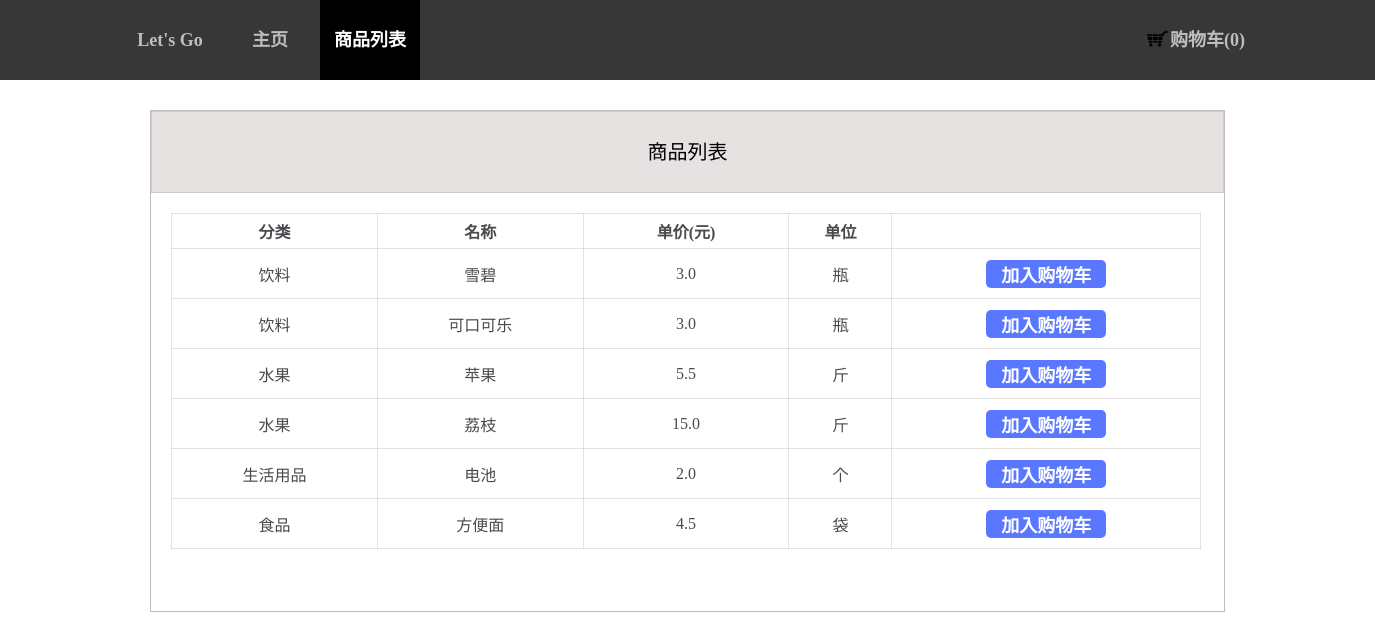
Screenshot of /shopping_list/ with the database file from the repository.
### blog/models.py (models this page shows, shortened)
class Goods(models.Model):
    type = models.CharField(max_length=200)
    name = models.CharField(max_length=200)
    price = models.FloatField(default='')
    unit = models.CharField(max_length=200)

### blog/views.py (the view)
# urls.py: url(r'^shopping_list/$',views.shopping_list ,name='shopping_list')
def shopping_list(request):
    goods = Goods.objects.all()
    return render(request, 'blog/shopping_list.html', {'goods': goods})

### blog/templates/blog/shopping_list.html
{% extends 'blog/list.html' %}
{% load staticfiles %}
{% block css %}
    <link rel="stylesheet" href="{% static 'css/list.css' %}">
{% endblock %}
{% block content %}
<div class="list">
<div class="mark">
商品列表
</div>
<table align="center">
<tr>
    <th width="20%">分类</th>
    <th width="20%">名称</th>
    <th width="20%">单价(元)</th>
    <th width="10%">单位</th>
    <th width="30%"> </th>
</tr>
<tr>
    {% for goods in goods %}
    <td>{{ goods.type }}</td>
    <td>{{ goods.name }}</td>
    <td>{{ goods.price }}</td>
    <td>{{ goods.unit }}</td>
    <td><button class="shopCartButton">加入购物车</button></td>
</tr>
    {% endfor %}
</table>
</div>
    {% endblock content %}

### blog/static/css/blog.css (style rules this page uses)
body { margin: 0; min-width: 1365px; }

### blog/static/css/list.css (style rules this page uses)
.list { margin: 30px 150px; height:500px; border-style: solid; border-color: #bebdc1; border-width: 1px; }
.mark { background-color: rgba(128, 109, 109, 0.2); height: 80px; text-align: center; line-height: 80px; font-size: 20px; border:1px solid rgba(128, 109, 109, 0.2); }
table,th,td { border:1px solid rgba(128, 109, 109, 0.2); color: rgba(29, 27, 34, 0.8); text-align: center; }
table { border-collapse: collapse; margin: 20px 20px; width: 96%; }
th { height: 35px; }
td { height:50px; }
.shopCartButton { border: none; background-color: #5978ff; font-size:18px; border-radius:5px; color: white; font-weight: bold; cursor: pointer; text-align: center; width: 120px;; }

### rows the page displays
Goods: type "饮料", name "雪碧", price "3.0", unit "瓶"
Goods: type "饮料", name "可口可乐", price "3.0", unit "瓶"
Goods: type "水果", name "苹果", price "5.5", unit "斤"
Goods: type "水果", name "荔枝", price "15.0", unit "斤"
Goods: type "生活用品", name "电池", price "2.0", unit "个"
Goods: type "食品", name "方便面", price "4.5", unit "袋"
